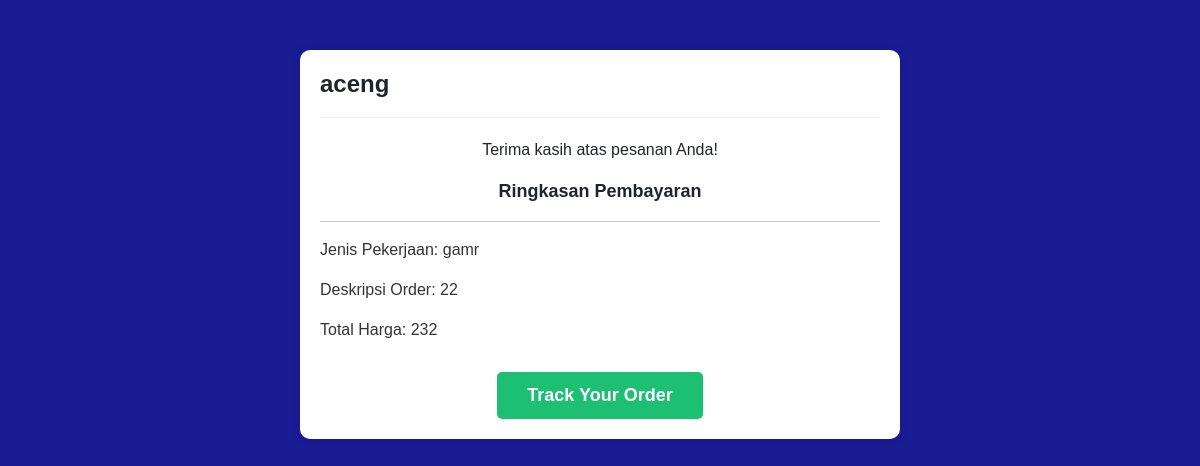
The page /ringkasan_pembayaran.php?id_order=6 on the database as committed earlier.
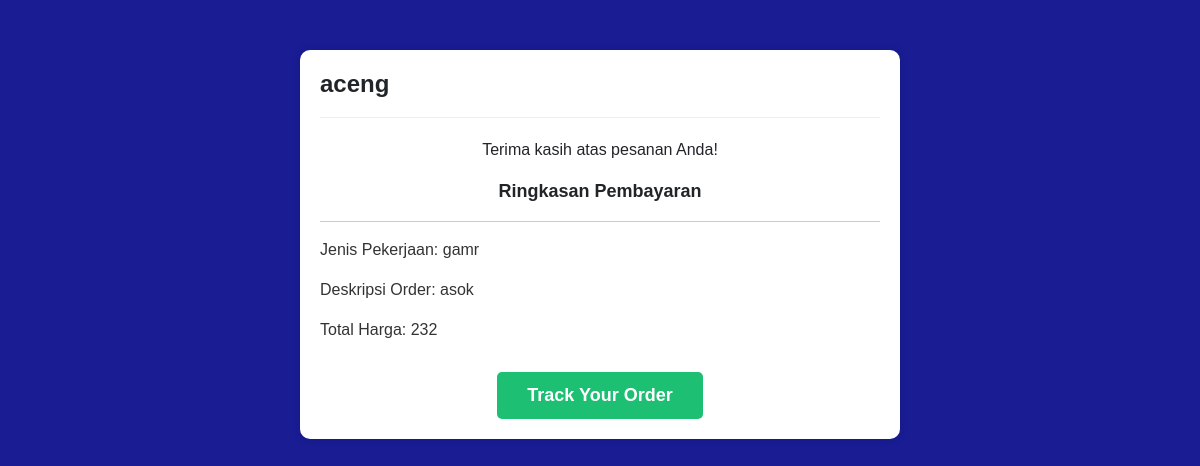
The same page on the database as committed later.
### tables this page shows
CREATE TABLE `order_table` (
  `id_order` int(11) NOT NULL,
  `klien_id` int(11) NOT NULL,
  `id_pekerjaan` int(11) DEFAULT NULL,
  `deskripsi_order` varchar(255) DEFAULT NULL,
  `file` varchar(255) NOT NULL,
  `status` enum('Menunggu Pembayaran','Dalam Pengerjaan','Selesai','Gagal') NOT NULL,
  `created_at` date NOT NULL DEFAULT current_timestamp(),
  `file_finish` varchar(255) NOT NULL
);

CREATE TABLE `users` (
  `id` int(11) NOT NULL,
  `name` varchar(255) NOT NULL,
  `username` varchar(50) NOT NULL,
  `password` varchar(100) NOT NULL,
  `email` varchar(100) NOT NULL,
  `foto_profil` varchar(255) NOT NULL,
  `no_hp` varchar(255) NOT NULL,
  `education` varchar(255) NOT NULL,
  `country` varchar(255) NOT NULL,
  `city_address` varchar(255) NOT NULL,
  `role` enum('klien','freelancer') NOT NULL
);

CREATE TABLE `pekerjaan` (
  `id_pekerjaan` int(11) NOT NULL,
  `freelancer_id` int(11) NOT NULL,
  `jenis_pekerjaan` varchar(255) NOT NULL,
  `deskripsi_order` text NOT NULL,
  `foto` varchar(255) NOT NULL,
  `skills` varchar(255) NOT NULL,
  `harga` varchar(255) NOT NULL,
  `status_pekerjaan` varchar(50) DEFAULT 'belum dipesan'
);

### ringkasan_pembayaran.php (the view, shortened to what this page needs)
<?php
include 'config.php';
if(isset($_GET['id_order'])) {
    $idOrder = $_GET['id_order'];
    $query = "SELECT order_table.id_order, order_table.deskripsi_order, order_table.id_pekerjaan, pekerjaan.jenis_pekerjaan, pekerjaan.harga, users.name
              FROM order_table
              INNER JOIN pekerjaan ON order_table.id_pekerjaan = pekerjaan.id_pekerjaan
              INNER JOIN users ON order_table.klien_id = users.id
              WHERE order_table.id_order = ?";
    $stmt = $conn->prepare($query);
    $stmt->bind_param("i", $idOrder);
    $stmt->execute();
    $result = $stmt->get_result();
    if ($result->num_rows > 0) {
        $row = $result->fetch_assoc();
    } else {
        echo "Tidak ada data yang ditemukan.";
    }
} else {
    echo "ID Order tidak ditemukan.";
}
?>
<!DOCTYPE html>
<html lang="en">
<head>
    <link href="https://cdn.jsdelivr.net/npm/bootstrap@5.3.0/dist/css/bootstrap.min.css" rel="stylesheet">
</head>
<body>
    <div class="payment-container">
        <div class="payment-header">
            <h2 class="text-center"><?= $row['name'] ?></h2>
        </div>
        <div class="payment-details text-center">
            <p>Terima kasih atas pesanan Anda!</p>
        </div>
        <div class="payment-summary">
            <div class="summary-heading text-center">Ringkasan Pembayaran</div>
            <div class="summary-details">
                <hr>
                <p class="text-start">Jenis Pekerjaan: <?= $row['jenis_pekerjaan'] ?></p>
                <p class="text-start">Deskripsi Order: <?= $row['deskripsi_order'] ?></p>
                <p class="text-start">Total Harga: <?= $row['harga'] ?></p>
            </div>
        </div>
        <div class="track-btn">
            <a href="riwayat_order.php" class="btn btn-track">Track Your Order</a>
        </div>
    </div>
</body>
</html>

Rows that differ between the two databases and show on the page:
changed order_table "aceng": deskripsi_order "22" → "asok"
